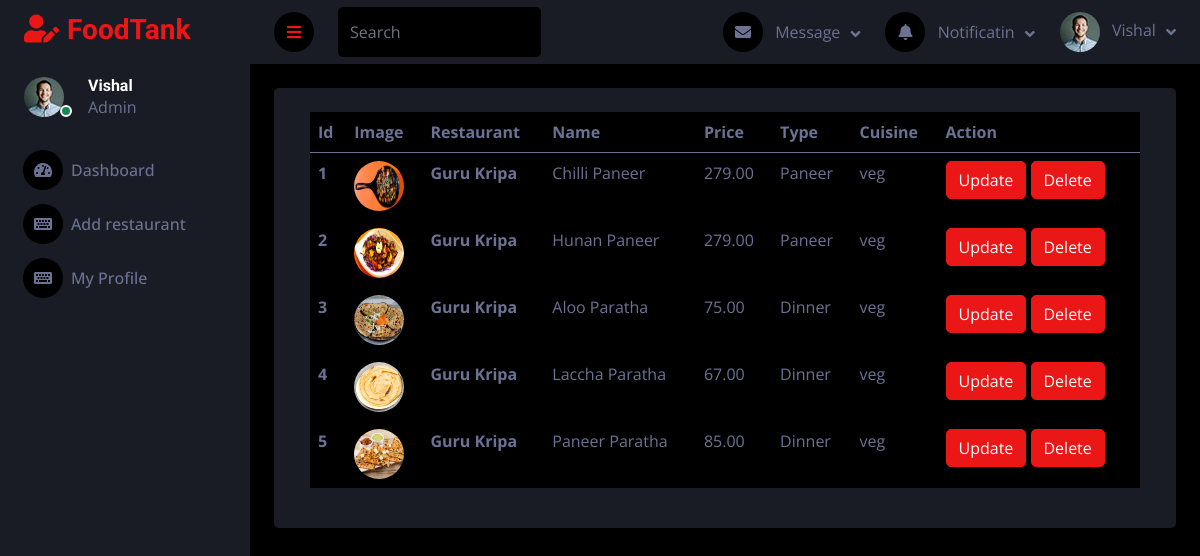
/menu/viewMenu/11 (signed in), run on the app's committed database.
### user/models.py (models this page shows)
class User(AbstractUser):
    mobile = models.CharField(max_length=255, unique=True)
    user_type = models.CharField(max_length=255, choices=USER_TYPE)
    profile = models.ImageField(upload_to="profilePicture/", blank=True, null=True)

### menu/models.py (models this page shows, shortened)
class Menu(models.Model):
    restaurant = models.ForeignKey(Restaurant, on_delete=models.CASCADE)  # ForeignKey to Restaurant
    name = models.CharField(max_length=255)
    description = models.TextField()
    type = models.CharField(max_length=255)
    price = models.DecimalField(max_digits=10, decimal_places=2)
    available = models.BooleanField(blank=True, default=True, null=True)
    cuisine = models.CharField(max_length=255, blank=True)
    img1 = models.ImageField(upload_to='menu_images/', null=True, blank=True)

### restaurant/models.py (models this page shows, shortened)
class Restaurant(models.Model):
    user = models.ForeignKey(User, on_delete=models.CASCADE,
                    limit_choices_to={'user_type': 'Foodprovider'})  # ForeignKey to User
    name = models.CharField(max_length=255)
    city = models.CharField(max_length=255)
    address = models.TextField()
    mobile = models.CharField(max_length=15)
    desc = models.TextField(blank=True, null=True)
    is_verified = models.BooleanField(default=False)
    veg_or_nonveg = models.CharField(max_length=255, choices=VEG_OR_NONVEG_CHOICES)
    no_of_chefs = models.PositiveIntegerField()
    start_date = models.DateField(blank=True, null=True)
    img1 = models.ImageField(upload_to='restaurant_images/', null=True, blank=True)
    img2 = models.ImageField(upload_to='restaurant_images/', null=True, blank=True)
    img3 = models.ImageField(upload_to='restaurant_images/', null=True, blank=True)
    img4 = models.ImageField(upload_to='restaurant_images/', null=True, blank=True)

### menu/views.py (the view)
# urls.py: path("viewMenu/<int:id>", views.viewMenu, name="viewMenu"),
def viewMenu(request, id):
    if not request.user.is_authenticated or not request.user.user_type == "Foodprovider":
        return redirect("/login/")
    restaurant = Restaurant.objects.get(id=id)
    allMenus = Menu.objects.filter(restaurant=restaurant)
    context = {
        "allMenus" : allMenus
    }
    return render(request, 'restaurant_admin/viewMenu.html', context)

### templates/restaurant_admin/viewMenu.html (shortened to what this page needs)
{% extends '../base2.html' %}
{% block content %}
<div class="container-fluid position-relative d-flex p-0">
    {% include './sidebar.html' %}
    <div class="content">
        {% include './navbar.html' %}
        <div class="container-fluid pt-4 px-4">
            <div class="row bg-secondary rounded align-items-start justify-content-center mx-0">
                <div class="col-sm-12 col-xl-12">
                    <div class="bg-secondary rounded h-100 p-4">
                        <table class="table bg-dark">
                            <thead>
                                <tr>
                                    <th scope="col">Id</th>
                                    <th scope="col">Image</th>
                                    <th scope="col">Restaurant</th>
                                    <th scope="col">Name</th>
                                    <th scope="col">Price</th>
                                    <th scope="col">Type</th>
                                    <th scope="col">Cuisine</th>
                                    <th scope="col">Action</th>
                                </tr>
                            </thead>
                            <tbody>
                                {% for data in allMenus %}
                                <tr>
                                    <th scope="row">{{forloop.counter}}</th>
                                    <td>
                                        <img src="{{data.img1.url}}" alt="img1" style="width: 50px; height: 50px; border-radius: 50px;">
                                    </td>
                                    <th scope="row">{{data.restaurant.name}}</th>
                                    <td>{{data.name}}</td>
                                    <td>{{data.price}}</td>
                                    <td>{{data.type}}</td>
                                    <td>{{data.cuisine}}</td>
                                    <td>
                                        <button type="submit" class="btn btn-primary"><a href="/menu/editMenu/{{data.id}}"
                                                class="text-white">Update</a></button>
                                        <button type="submit" class="btn btn-primary"><a href="/menu/deleteMenu/{{data.id}}"
                                                class="text-white" onclick="return confirm('Are you sure, you are deleting your menu.')">Delete</a></button>
                                    </td>
                                </tr>
                                {% endfor %}
                            </tbody>
                        </table>
                    </div>
                </div>
            </div>
        </div>
    </div>
</div>
{% endblock content %}

### templates/restaurant_admin/sidebar.html (shortened to what this page needs)
{% load static %}
<div class="sidebar pe-4 pb-3">
    <nav class="navbar bg-secondary navbar-dark">
        <a href="/foodprovider/dashboard/" class="navbar-brand mx-4 mb-3">
            <h3 class="text-primary"><i class="fa fa-user-edit me-2"></i>FoodTank</h3>
        </a>
        <div class="d-flex align-items-center ms-4 mb-4">
            <div class="position-relative">
                {% if request.user.profile %}
                    <img class="rounded-circle me-lg-2" src="{{user.profile.url}}" alt=""
                        style="width: 40px; height: 40px;">
                {% else %}
                    <img class="rounded-circle me-lg-2" src="{% static 'img2/user.jpg' %}" alt=""
                        style="width: 40px; height: 40px;">
                {% endif %}
                <div
                    class="bg-success rounded-circle border border-2 border-white position-absolute end-0 bottom-0 p-1">
                </div>
            </div>
            <div class="ms-3">
                <h6 class="mb-0">{{request.user.username}}</h6>
                <span>Admin</span>
            </div>
        </div>
        <div class="navbar-nav w-100">
            <a href="/foodprovider/dashboard/" class="nav-item nav-link" id="dashboard"><i
                    class="fa fa-tachometer-alt me-2"></i>Dashboard</a>
            <a href="/foodprovider/addRestaurant/" class="nav-item nav-link" id="addrestaurant"><i
                    class="fa fa-keyboard me-2"></i>Add restaurant</a>
            <a href="/profile/" class="nav-item nav-link" id="profile"><i class="fa fa-keyboard me-2"></i>My Profile</a>
        </div>
    </nav>
</div>

### templates/restaurant_admin/navbar.html (shortened to what this page needs)
{% load static %}
<nav class="navbar navbar-expand bg-secondary navbar-dark sticky-top px-4 py-0">
    <a href="#" class="sidebar-toggler flex-shrink-0">
        <i class="fa fa-bars"></i>
    </a>
    <form class="d-none d-md-flex ms-4">
        <input class="form-control bg-dark border-0" type="search" placeholder="Search">
    </form>
    <div class="navbar-nav align-items-center ms-auto">
        <div class="nav-item dropdown">
            <a href="#" class="nav-link dropdown-toggle" data-bs-toggle="dropdown">
                <i class="fa fa-envelope me-lg-2"></i>
                <span class="d-none d-lg-inline-flex">Message</span>
            </a>
        </div>
        <div class="nav-item dropdown">
            <a href="#" class="nav-link dropdown-toggle" data-bs-toggle="dropdown">
                <i class="fa fa-bell me-lg-2"></i>
                <span class="d-none d-lg-inline-flex">Notificatin</span>
            </a>
        </div>
        <div class="nav-item dropdown">
            <a href="#" class="nav-link dropdown-toggle" data-bs-toggle="dropdown">
                {% if request.user.profile %}
                    <img class="rounded-circle me-lg-2" src="{{user.profile.url}}" alt=""
                        style="width: 40px; height: 40px;">
                {% else %}
                    <img class="rounded-circle me-lg-2" src="{% static 'img2/user.jpg' %}" alt=""
                        style="width: 40px; height: 40px;">
                {% endif %}
                <span class="d-none d-lg-inline-flex">{{request.user.username}}</span>
            </a>
        </div>
    </div>
</nav>

### static/css2/style.css (style rules this page uses)
:root { --primary: #EB1616; --secondary: #191C24; --light: #6C7293; --dark: #000000; }
.btn { transition: .5s; }
.sidebar { position: fixed; top: 0; left: 0; bottom: 0; width: 250px; height: 100vh; overflow-y: auto; background: var(--secondary); transition: 0.5s; z-index: 999; }
.content { margin-left: 250px; min-height: 100vh; background: var(--dark); transition: 0.5s; }
@media (min-width: 992px) { .sidebar { margin-left: 0; } }
@media (min-width: 992px) { .content { width: calc(100% - 250px); } }
.sidebar .navbar .navbar-nav .nav-link { padding: 7px 20px; color: var(--light); font-weight: 500; border-left: 3px solid var(--secondary); border-radius: 0 30px 30px 0; outline: none; }
.sidebar .navbar .navbar-nav .nav-link i { width: 40px; height: 40px; display: inline-flex; align-items: center; justify-content: center; background: var(--dark); border-radius: 40px; }
.content .navbar .navbar-nav .nav-link { margin-left: 25px; padding: 12px 0; color: var(--light); outline: none; }
.content .navbar .sidebar-toggler, .content .navbar .navbar-nav .nav-link i { width: 40px; height: 40px; display: inline-flex; align-items: center; justify-content: center; background: var(--dark); border-radius: 40px; }
.content .navbar .dropdown-toggle::after { margin-left: 6px; vertical-align: middle; border: none; content: "\f107"; font-family: "Font Awesome 5 Free"; font-weight: 900; transition: .5s; }

### templates/restaurant_admin/viewMenu.html (style rules this page uses)
input { height: 50px; }

### data on the page
User: user.username "Vishal"
Menu: img1 (picture), restaurant.name "Guru Kripa", name "Chilli Paneer", price "279.00", type "Paneer", cuisine "veg"
Menu: img1 (picture), restaurant.name "Guru Kripa", name "Hunan Paneer", price "279.00", type "Paneer", cuisine "veg"
Menu: img1 (picture), restaurant.name "Guru Kripa", name "Aloo Paratha", price "75.00", type "Dinner", cuisine "veg"
Menu: img1 (picture), restaurant.name "Guru Kripa", name "Laccha Paratha", price "67.00", type "Dinner", cuisine "veg"
Menu: img1 (picture), restaurant.name "Guru Kripa", name "Paneer Paratha", price "85.00", type "Dinner", cuisine "veg"
